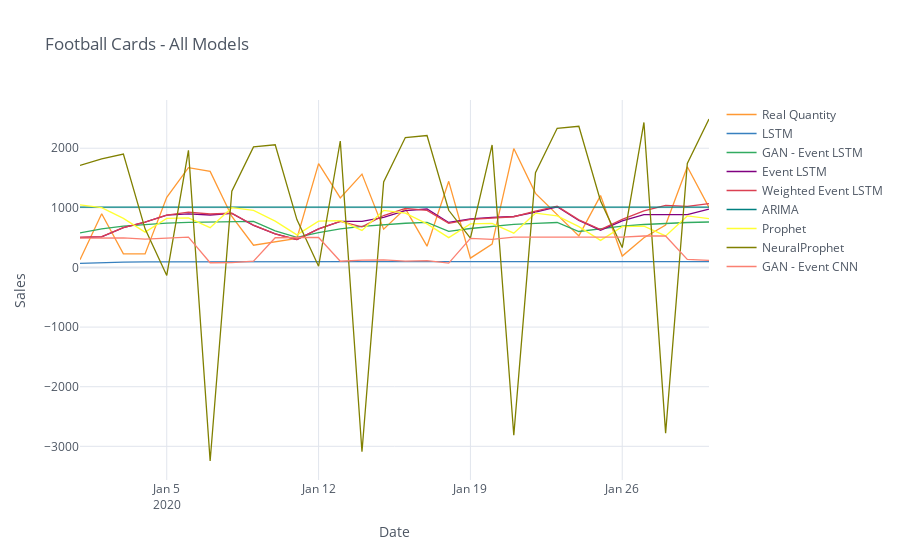

The notebook cell saved with this chart:
### Code cell
pred_df = total_pred[['Real Quantity', 'LSTM', 'GAN - Event LSTM', 'Event LSTM', 'Weighted Event LSTM', 'ARIMA', 'Prophet', 'NeuralProphet', 'GAN - Event CNN']]
pred_df.iplot(title = leaf_name + " - All Models", xTitle='Date', yTitle='Sales', theme='white')
